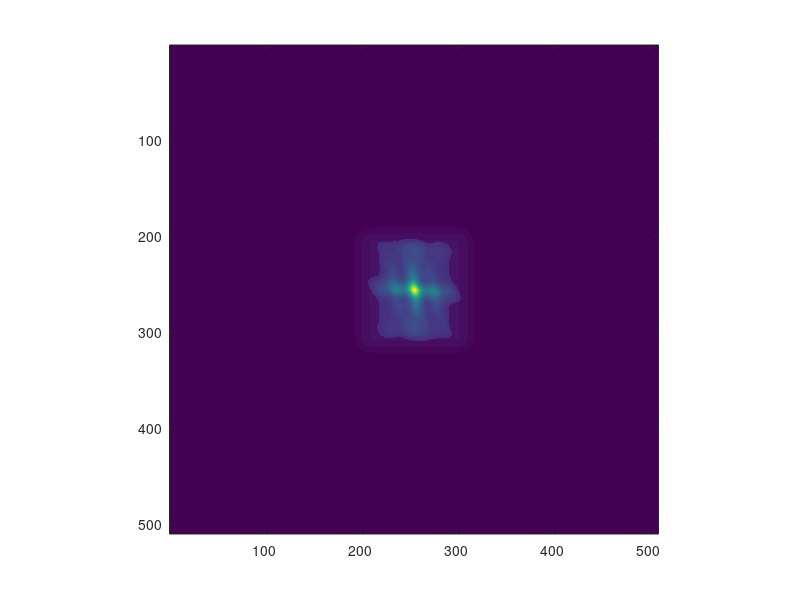

Write the MATLAB code that produced this figure. (Note: this script raises an error after producing the figure.)

close all
clc
clear
drawplots = 1;
reconPi = 0;
phaseRetrieval = 0;
% load('pi255by255.mat');
load('perfectPi.mat')
Sample = 2;
% qzgf = qzgf.*qCorr2(ingf);
[imn1, imn2]    = size(qzgf);
imn11           = Sample * imn1;    % size of the image with zero paddings
imn22           = Sample * imn2;
Pi_padded            = zeros(imn11,imn22);          % image with zero paddings
Phi_measured = zeros(imn11,imn22);
Phi_measured_proc = zeros(imn11,imn22);
start1          = round(1 + (imn11-imn1)/2);  % position of the true image
end1            = start1 + imn1 - 1;
start2          = round(1 + (imn22-imn2)/2);
end2            = start2 + imn2 - 1;



qzgf = (qzgf-min(min(qzgf)))/(max(max(qzgf))-min(min(qzgf)));
qzgf(qzgf<0)=0;
qzgf = sqrt(qzgf)/max(max(sqrt(qzgf)));
Measured = qzgf;
%Measured = qz;
imagesc(qzgf)
Phi_measured(start1:end2,start2:end2)    = Measured;
%qzgf_proccessed = zeros(imn1,imn2);
qzgf_proccessed = Measured;
qzgf_proccessed(qzgf_proccessed<0.13) = 0.05;
% qzgf_proccessed = qzgf_proccessed -0.13;
% qzgf_proccessed = (qzgf_proccessed-min(min(qzgf_proccessed)))/(max(max(qzgf_proccessed))-min(min(qzgf_proccessed)));
imagesc(qzgf_proccessed);
axis image
sizeWinX = 75;
sizeWinY = 75;
windFunc1X = zeros(imn1);
windFunc1X((imn1+1)/2-sizeWinX:(imn1+1)/2+sizeWinX) = tukeywin(2*sizeWinX+1,.35);
windFunc1X = windFunc1X/max(windFunc1X);
windFunc2X = zeros(imn2);
windFunc2X((imn2+1)/2-sizeWinY:(imn2+1)/2+sizeWinY) = tukeywin(2*sizeWinY+1,.45);
windFunc2X = windFunc2X/max(windFunc2X);
windFunc = windFunc1X*windFunc2X';
Phi_measured_proc(start1:end2,start2:end2)    = qzgf_proccessed.*windFunc;
%Phi_measured_proc(start1:end2,start2:end2)    = qzgf_proccessed;
%Phi_measured_proc = Phi_measured_proc.*(bohmanwin(imn11)*bohmanwin(imn22)');
imagesc(Phi_measured_proc)
axis image
% figure(1)
% imagesc(Pi_pad);
axis image
% title('Pi simulated, larger than actual experiment');
% Pi_spec = fftshift(fft2(fftshift(Pi_pad)));
% figure(2)
% subplot(1,2,1)
% imagesc(abs(Pi_spec));
% axis image
% title('magnitude of spectrum of simulated Pi')
% subplot(1,2,2)
% imagesc(abs(angle(Pi_spec)));
% axis image
% title('phase of spectrum of simulated Pi')


Phi = ifftshift(ifft2(ifftshift(abs(Pi_spec).^2)));
Phi = Phi/max(max(abs(Phi)));
% figure(3)
% subplot(1,2,1)
% imagesc(abs(Phi))
% axis image
% title('magnitude of Phi from simulated Pi')
% subplot(1,2,2)
% imagesc(abs(angle(Phi)))
% axis image

figure(4)
subplot(1,2,1)
imagesc(Phi_measured)
axis image
title('magnitude of Phi measured')
subplot(1,2,2)
imagesc(Phi_measured_proc)
axis image
title('magnitude of Phi measured and processed')

figure(5)
subplot(1,2,1)
imagesc(Phi_measured_proc)
axis image
title('magnitude of Phi measured and processed')
subplot(1,2,2)
imagesc(abs(Phi))
axis image
title('magnitude of Phi')

PhiSyn = abs(Phi);
SpecSq = fftshift(fft2(fftshift(PhiSyn))); % imaginary part really small
Pi_spec_sim_abs = sqrt(abs(SpecSq));
% figure(6)
% subplot(1,2,1)
% imagesc(abs(Pi_spec));
% axis image
% title('spectrum of simulated Pi')
% subplot(1,2,2)
% imagesc(Pi_spec_sim_abs)
% axis image
% title('if simulated Phi has only zero phase, invert')



sizeWin = 180;
windFunc1XPad = zeros(imn11);
% windFunc1XPad((imn11+1)/2-sizeWin:(imn11+1)/2+sizeWin) = tukeywin(2*sizeWin+1,1);
windFunc1XPad((imn11+1)/2-sizeWin:(imn11+1)/2+sizeWin) = hamming(2*sizeWin+1);
windFunc1XPad = windFunc1XPad/max(windFunc1XPad);
windFunc2XPad = zeros(imn22);
% windFunc2XPad((imn22+1)/2-sizeWin:(imn22+1)/2+sizeWin) = tukeywin(2*sizeWin+1,1);
windFunc2XPad((imn22+1)/2-sizeWin:(imn22+1)/2+sizeWin) = hamming(2*sizeWin+1);
windFunc2XPad = windFunc2XPad/max(windFunc2XPad);
windFuncPad = windFunc1XPad*windFunc2XPad';

SpecSqPR = fftshift(fft2(fftshift(Phi_measured_proc)));
Pi_spec_sim_abs_PR = sqrt(abs(SpecSqPR));
Pi_spec_sim_abs_PR = abs(Pi_spec_sim_abs_PR)/(max(max(abs(Pi_spec_sim_abs_PR))));
%For_PR  = Pi_spec_sim_abs_PR.*windFuncPad;
%For_PR  = Pi_spec_sim_abs_PR.*(hann(imn11)*hann(imn22)');
%For_PR  = Pi_spec_sim_abs_PR.*(hamming(imn11)*hamming(imn22)');
For_PR  = Pi_spec_sim_abs_PR.*(blackman(imn11)*blackman(imn22)');
% For_PR = zeros(imn11,imn22);
% For_PR(start1:end2,start2:end2)   = Pi_spec_sim_abs_PR(start1:end2,start2:end2) .*(hamming(imn1)*hamming(imn2)');
figure(7)
subplot(1,2,1)
imagesc(For_PR)
axis image
title('spectrum of real Pi')
subplot(1,2,2)
imagesc(abs(Pi_spec));
axis image
title('spectrum of simulated Pi')


%[mask, RfacR, RfacF, RFD] = OSS_samplecode(For_PR,[90,90],2000,0.9,1,Pi_pad);
%[mask, RfacR, RfacF, RFD] = OSS_samplecode_triag(For_PR,[90,90],2000,0.9,1,Pi_pad);
%[mask, RfacR, RfacF, RFD] = OSS_beta(For_PR,[100,100],2000,1,Pi_pad);


RFD = (RFD- min(min(RFD)))/(max(max(RFD))-min(min(RFD)));
temp = RFD;
temp(temp<0.2) = 0.0;
temp = temp.*mask;
imagesc(temp)
axis image




